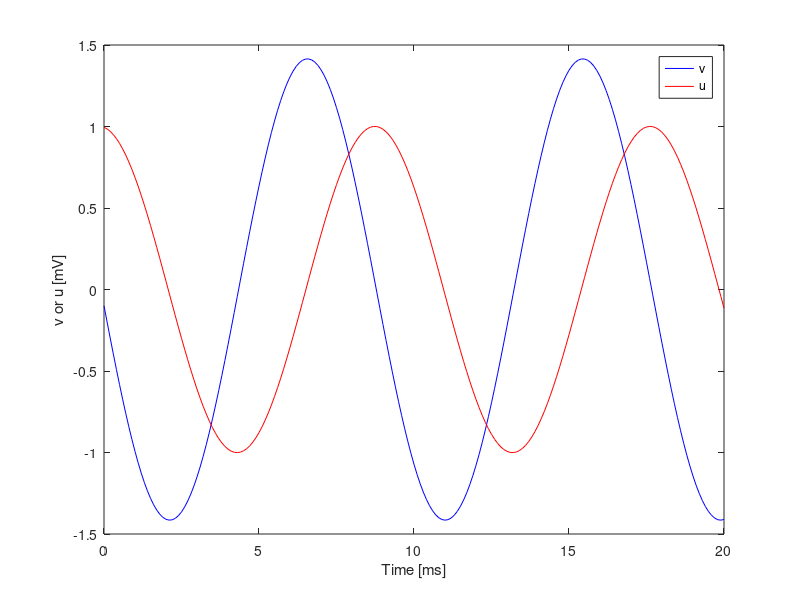
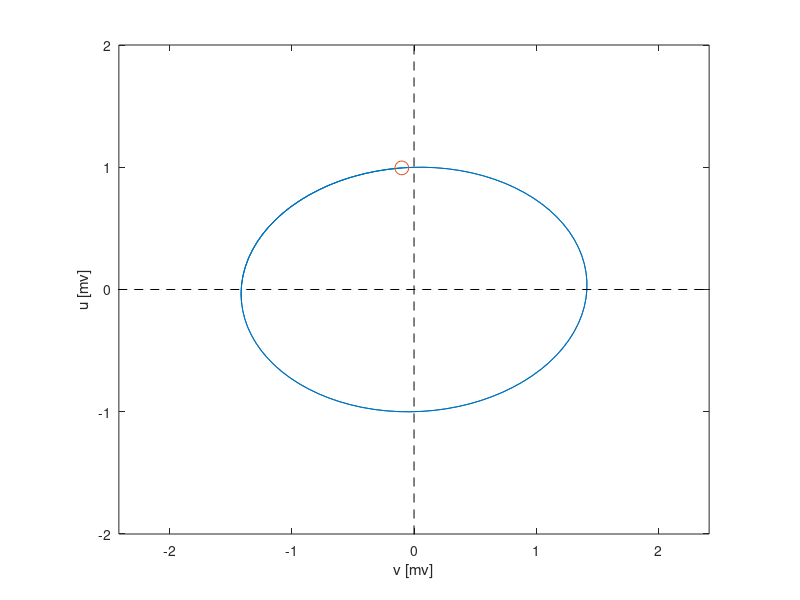

MATLAB code for these plots, in order: (Note: this script raises an error after producing the figures.)
%% Introduction to Neuro-Engineering (2021, Spring)
%% Homework #1: Understanding an Attractor
%% written by Cheol E. Han
clear; close all;

%% parameters of the model
dt=0.1;       % integration time step [ms]
T=20;         % total simulation time [ms]
tau_v=1;      % time constant [ms]
tau_u=2;      % time constant [ms]

%% simulation
% intial setups
t_step=0;
t_rec=zeros(T/dt+1,1);
v_rec=zeros(T/dt+1,1);
u_rec=zeros(T/dt+1,1);
% initial condition
v=0;
u=1;
% Euler's method
for t=0:dt:T
    t_step=t_step+1;
    v=v-u*dt/tau_v;
    u=u+v*dt/tau_u;
    t_rec(t_step)=t;
    v_rec(t_step)=v;
    u_rec(t_step)=u;
end

%% Plotting results
figure(1);clf
plot(t_rec,v_rec,'b'); hold on;
plot(t_rec,u_rec,'r');
xlabel('Time [ms]'); ylabel('v or u [mV]')
legend('v','u')

figure(2);clf
plot(v_rec, u_rec); hold on;
axis equal; axis tight
axis([min([v_rec;0]-1), max([v_rec;0]+1),min([u_rec;0])-1, max([u_rec;0]+1)]);
plot([-100, 100],[0,0],'k--');
plot([0,0],[-100, 100],'k--');
xlabel('v [mv]');ylabel('u [mv]')

t_step=0;
h=plot(v_rec(1), u_rec(1),'o','MarkerSize',10);
for t=1:dt:T
    t_step=t_step+1;
    h.XData=v_rec(t_step);
    h.YData=u_rec(t_step);
    pause(0.1)
end
    
